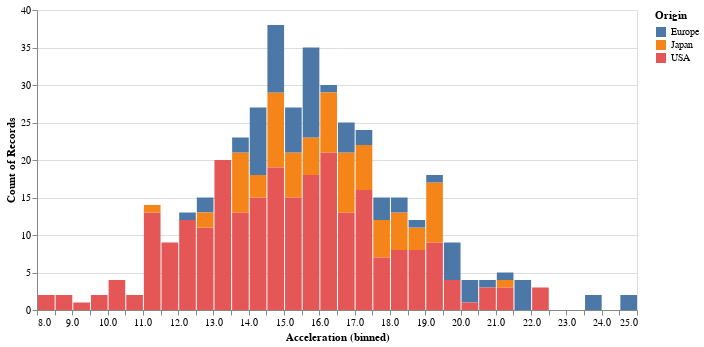

The cell this chart's notebook holds for it:
### Code cell
hist=alt.\
Chart(data=car_data,width=600).\
mark_bar().\
encode(
    x=alt.X(shorthand="Acceleration",
            bin=alt.BinParams(maxbins=40)),
    y="count()",
    color=alt.Color(shorthand="Origin")
)
hist.show()

### Figure 1 — Vega-Lite specification as saved in the notebook (floating-point values rounded to 4 significant figures; data arrays with more than 128 entries replaced by an {"elided": "..."} marker saying what was removed)
{"config": {"view": {"continuousWidth": 300, "continuousHeight": 300}}, "data": {"name": "data-583e73726c1545c56c203344161a975c"}, "mark": {"type": "bar"}, "encoding": {"color": {"field": "Origin", "type": "nominal"}, "x": {"bin": {"maxbins": 40}, "field": "Acceleration", "type": "quantitative"}, "y": {"aggregate": "count", "type": "quantitative"}}, "width": 600, "$schema": "https://vega.github.io/schema/vega-lite/v5.17.0.json", "datasets": {"data-583e73726c1545c56c203344161a975c": {"elided": "406 records"}}}
